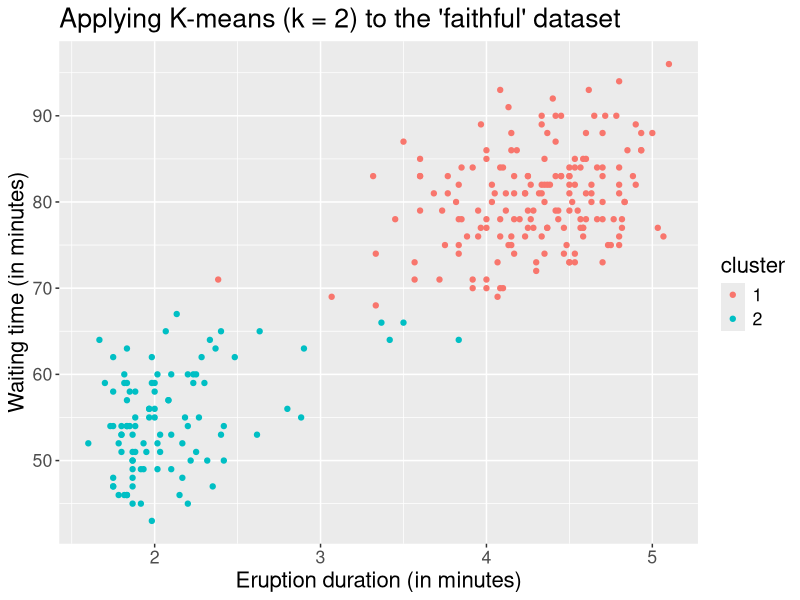
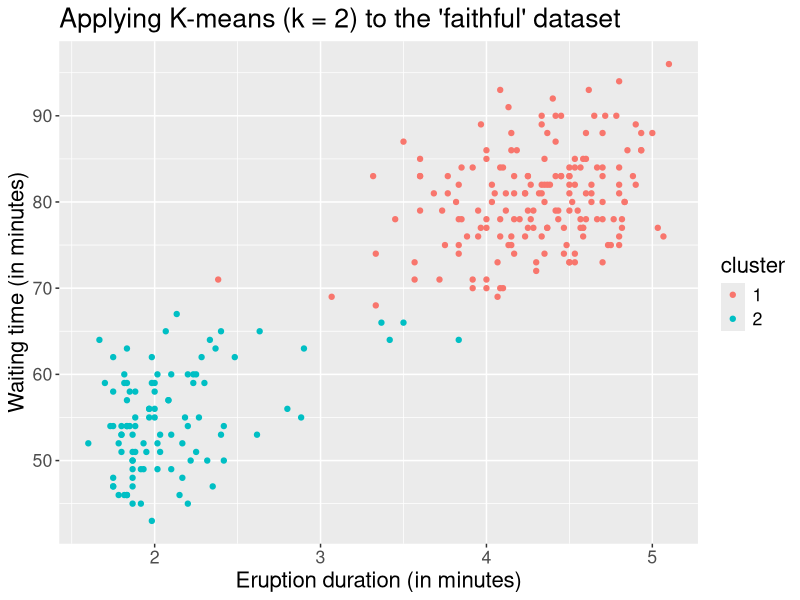

Recreate these plots in R, in order.
library(ggplot2)
library(svglite)
data(faithful)

M <- as.matrix(faithful)
result <- kmeans(M, centers = 2)$cluster

data_to_plot <- data.frame(var1 = M, var2 = result)
colnames(data_to_plot) <- c("X", "Y", "cluster")
data_to_plot <- transform(data_to_plot, cluster = as.character(cluster))

svglite("geyser.svg")
ggplot(data = data_to_plot, mapping = aes(x = X, y = Y, color = cluster)) +
geom_point() + labs(title = "Applying K-means (k = 2) to the 'faithful' dataset",
	                x = "Eruption duration (in minutes)", y = "Waiting time (in minutes)") +
theme(text = element_text(size = 16))
ggsave("geyser.svg", units = "cm")
